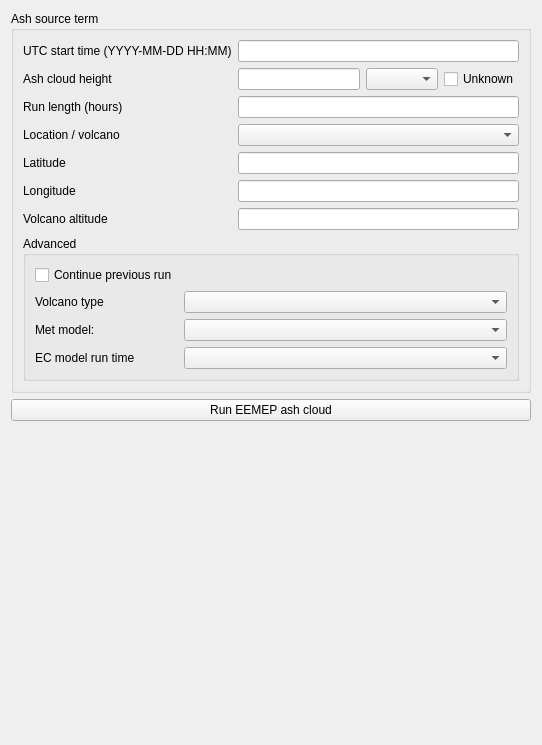
          <widget class="QWidget" name="scrollAreaWidgetContents_3">
           <property name="geometry">
            <rect>
             <x>0</x>
             <y>0</y>
             <width>542</width>
             <height>745</height>
            </rect>
           </property>
           <layout class="QVBoxLayout" name="verticalLayout_8">
            <item>
             <widget class="QGroupBox" name="groupBox_7">
              <property name="title">
               <string>Ash source term</string>
              </property>
              <layout class="QFormLayout" name="formLayout_4">
               <item row="0" column="0">
                <widget class="QLabel" name="label_19">
                 <property name="text">
                  <string>UTC start time (YYYY-MM-DD HH:MM)</string>
                 </property>
                </widget>
               </item>
               <item row="0" column="1">
                <widget class="QLineEdit" name="eemep_start_time"/>
               </item>
               <item row="1" column="0">
                <widget class="QLabel" name="label_20">
                 <property name="text">
                  <string>Ash cloud height</string>
                 </property>
                </widget>
               </item>
               <item row="1" column="1">
                <layout class="QHBoxLayout" name="horizontalLayout_5">
                 <item>
                  <widget class="QLineEdit" name="eemep_ash_cloud_height"/>
                 </item>
                 <item>
                  <widget class="QComboBox" name="eemep_ash_cloud_datum"/>
                 </item>
                 <item>
                  <widget class="QCheckBox" name="eemep_ash_cloud_height_unknown">
                   <property name="text">
                    <string>Unknown</string>
                   </property>
                  </widget>
                 </item>
                </layout>
               </item>
               <item row="2" column="0">
                <widget class="QLabel" name="label_21">
                 <property name="text">
                  <string>Run length (hours)</string>
                 </property>
                </widget>
               </item>
               <item row="2" column="1">
                <widget class="QLineEdit" name="eemep_run_length"/>
               </item>
               <item row="3" column="0">
                <widget class="QLabel" name="label_22">
                 <property name="text">
                  <string>Location / volcano</string>
                 </property>
                </widget>
               </item>
               <item row="3" column="1">
                <widget class="QComboBox" name="eemep_location"/>
               </item>
               <item row="4" column="0">
                <widget class="QLabel" name="label_23">
                 <property name="text">
                  <string>Latitude</string>
                 </property>
                </widget>
               </item>
               <item row="4" column="1">
                <widget class="QLineEdit" name="eemep_latitude"/>
               </item>
               <item row="5" column="0">
                <widget class="QLabel" name="label_24">
                 <property name="text">
                  <string>Longitude</string>
                 </property>
                </widget>
               </item>
               <item row="5" column="1">
                <widget class="QLineEdit" name="eemep_longitude"/>
               </item>
               <item row="7" column="0" colspan="2">
                <widget class="QGroupBox" name="groupBox_8">
                 <property name="title">
                  <string>Advanced</string>
                 </property>
                 <layout class="QFormLayout" name="formLayout_7">
                  <item row="1" column="0">
                   <widget class="QCheckBox" name="eemep_continue_last_run">
                    <property name="text">
                     <string>Continue previous run</string>
                    </property>
                   </widget>
                  </item>
                  <item row="2" column="0">
                   <widget class="QLabel" name="label_25">
                    <property name="text">
                     <string>Volcano type</string>
                    </property>
                   </widget>
                  </item>
                  <item row="2" column="1">
                   <widget class="QComboBox" name="eemep_volcano_type"/>
                  </item>
                  <item row="3" column="0">
                   <widget class="QLabel" name="label_31">
                    <property name="text">
                     <string>Met model:</string>
                    </property>
                   </widget>
                  </item>
                  <item row="3" column="1">
                   <widget class="QComboBox" name="eemep_met_model"/>
                  </item>
                  <item row="4" column="0">
                   <widget class="QLabel" name="label_27">
                    <property name="text">
                     <string>EC model run time</string>
                    </property>
                   </widget>
                  </item>
                  <item row="4" column="1">
                   <widget class="QComboBox" name="eemep_ec_model_run_time"/>
                  </item>
                 </layout>
                </widget>
               </item>
               <item row="6" column="1">
                <widget class="QLineEdit" name="eemep_volcano_altitude"/>
               </item>
               <item row="6" column="0">
                <widget class="QLabel" name="label_26">
                 <property name="text">
                  <string>Volcano altitude</string>
                 </property>
                </widget>
               </item>
              </layout>
             </widget>
            </item>
            <item>
             <widget class="QPushButton" name="eemep_run">
              <property name="text">
               <string>Run EEMEP ash cloud</string>
              </property>
             </widget>
            </item>
            <item>
             <spacer name="verticalSpacer_3">
              <property name="orientation">
               <enum>Qt::Vertical</enum>
              </property>
              <property name="sizeHint" stdset="0">
               <size>
                <width>20</width>
                <height>0</height>
               </size>
              </property>
             </spacer>
            </item>
           </layout>
          </widget>
